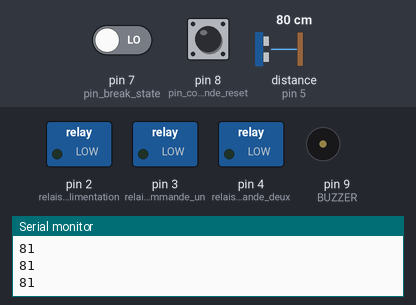
This sketch was run on a simulated Arduino Uno, built with avr-gcc and run on an emulated ATmega328P. Parts: switched loads named in the sketch (green lamp = pin HIGH), buzzer (waves = sounding, pin HIGH), the last lines printed to the serial monitor. Dashed ring = blinking. Inputs (shaded band) come from the test bench; at power-on: distance to the obstacle (sensor on pin 5) 80 cm, pin 8 (pin_commande_reset) LOW, pin 7 (pin_break_state) LOW. The echo pulse lasts 58.3 µs per cm.

Above: at 1.2 s.
1.3 s: distance to the obstacle (sensor on pin 5) set to 54 cm
2.8 s: distance to the obstacle (sensor on pin 5) set to 45 cm
At 3.6 s:
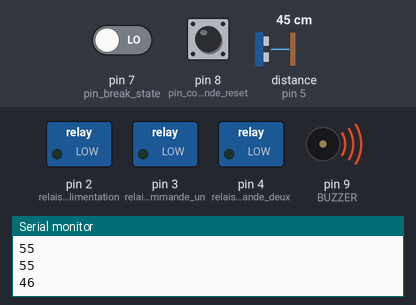
5.8 s: distance to the obstacle (sensor on pin 5) set to 34 cm
8.2 s: distance to the obstacle (sensor on pin 5) set to 27 cm
At 9.4 s:
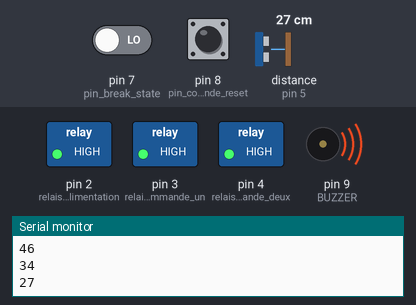
11.2 s: pin 8 (pin_commande_reset) pulled HIGH for 1 s
14.7 s: distance to the obstacle (sensor on pin 5) set to 12 cm
17.7 s: distance to the obstacle (sensor on pin 5) set to 9 cm
At 18.4 s:
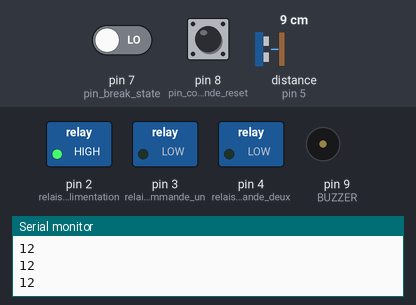
At 18.9 s:
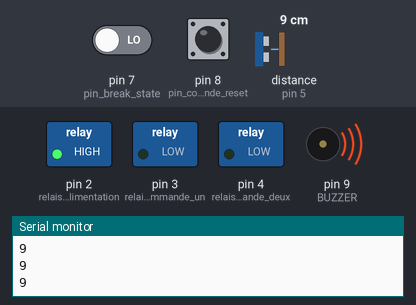
Timing chart, 0 to 20.7 s (numbered marks = the images above; inputs shaded):
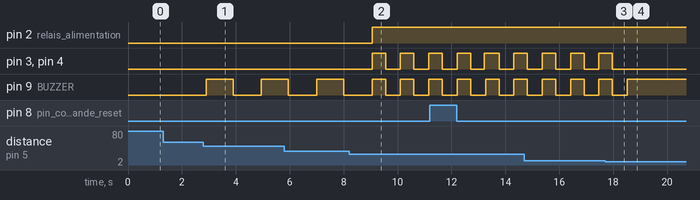

Measured:
- the behaviour switches between 50 and 49 cm on distance to the obstacle (sensor on pin 5) (found by bisection; images 0 and 1)
- the behaviour switches between 31 and 30 cm on distance to the obstacle (sensor on pin 5) (found by bisection; images 1 and 2)
- the behaviour switches between 11 and 10 cm on distance to the obstacle (sensor on pin 5) (found by bisection; images 2 and 3)
- after the input at 2.8 s, pin 9 (BUZZER): LOW → HIGH after 0.10 s, → LOW 1.0 s later, → HIGH 1.1 s later
- after the input at 8.2 s, pin 2 (relais_alimentation): LOW → HIGH after 0.85 s; pin 3 (relais_commande_un), pin 4 (relais_commande_deux): alternates HIGH for 0.50 s and LOW for 0.55 s, starting after 0.85 s
- after the input at 17.7 s, pin 3 (relais_commande_un), pin 4 (relais_commande_deux): goes on until 18.0 s, then stays LOW; pin 9 (BUZZER): goes on until 18.5 s, then stays HIGH

The sketch:

freinage_voiture_automatique_delay.ino
```cpp
//VATSU-tech
/*
PREREQUIS:
- 1 capteur ultason : pour mesurer la distatnce
- 1 moteur : pour controler le levie de frein
- 1 buzzer : pour le signalement sonor
- 2 bouton poussoir(ou systeme de contact): pour savoir quand le levier est a son etat normal
                                            et pouvoir reinitialiser tout le programme
- 3 realis de contatct : pour commander les broches du moteur et l'alimentation

FONCTIONNEMENT :
  - le programme va continuelement tester si on est dans la plage ou le systeme doit
    commencer a fonctionner, si il y est le programme vas tester et trouver la
    plage dans la quel on se trouve, et en fonction de celle ci on peut
    lancer au conducteur un avertissement, freinner la voiture a interval definie ou
    freiner totalement et arreter la voiture.

  - apres l'execution du programme on peut appuyer sur le bouton poussoir (systeme de contact)
    pour reinitialiser le programme a zero

NOTA BENE : la position initial du relais doit etre pour le sens horlogique(abaisser le levier de frein)
            c'est seulement une fois ce relais enclacher que le moteur tourne dans le sens antihorlogique.

ce code a ete cree pour une version plus simple  du programme et pour etre plus comprehensible pour tout le monde
fait par l'Ir KATSUVA MALAMBO (VATSU)le 14 Janvier 2026
*/
#include <NewPing.h>  //inclure la bibliotheque pour gerer le capteur ultrason

#define zero 0     //definir la valeur zero pour ne pas avoir a se repeter
#define baud 9600  //definir la vitesse d'initialisation du moniteur serie

#define echo_pin 5        //definir le pin 5 pour la broche echo du capteur ultrason
#define trigger_pin 6     //definir le pin 6 pour la broche trigger du capteur ultrason
#define max_distance 200  //definir la distance max que le capteur peut mesurer en cm

#define pin_break_state 7     //definir la broche 7 pour savoir si le levier de frein est a son etat initial ou non
#define pin_commande_reset 8  //definir la broche 8 pour reinitialiser tout le systeme
#define BUZZER 9              //definir la broche 9 pour commander le buzzer

#define relais_commande_un 3    //definir la broche 3 comme commande du relais de la broche un du moteur
#define relais_alimentation 2   //definir la broche 2 comme commande du relais qui controle l'alimentation du moteur
#define relais_commande_deux 4  //definir la broche 4 comme commande du relais de la broche deux du moteur

#define distance_avertissement 50  //definir la distance(en cm) a laquel l'utilisateur doit avoir un avertissement
#define distance_freinage_step 30  //definir la distance(en cm) a laquel la voiture freinne selon un interval definie
#define distance_freinage_stop 10  //definir la distance(en cm) a laquel les freins doivent etre totalement activer pour arreter de force le vehicule

NewPing capteur_ultrason(trigger_pin, echo_pin, max_distance);  //cree l'instance du cateur ultrason

bool avertissement = false;  //declarer la variable booleenne avertissement qui permet d'activer le programme d'avertissement
bool freinage_step = false;  //declarer la variable booleenne freinage_step qui permet d'activer le programme de freinage par interval
bool freinage_stop = false;  //declarer la variable booleennne freinage_stop qui permet d'activer le programme qui arrete le vehicule de force

bool reset_systeme = false;

bool bouton_frein_appui = false;
bool bouton_reset_systeme = false;

unsigned int distance = 0;

void setup() {
  Serial.begin(baud);

  pinMode(pin_break_state, INPUT);
  pinMode(pin_commande_reset, INPUT);
  pinMode(BUZZER, OUTPUT);

  pinMode(relais_commande_un, OUTPUT);
  pinMode(relais_alimentation, OUTPUT);
  pinMode(relais_commande_deux, OUTPUT);
}

void loop() {
  bouton_frein_appui = digitalRead(pin_break_state);
  bouton_reset_systeme = digitalRead(pin_commande_reset);

  distance = capteur_ultrason.ping_cm();
  Serial.println(distance);
  delay(50);

  if (bouton_frein_appui == true) {
    digitalWrite(BUZZER, false);
    digitalWrite(relais_alimentation, false);
  } else {

    if ((distance <= distance_avertissement) && (distance > 0) && (distance != 0)) {
      if ((distance <= distance_avertissement) && (distance > distance_freinage_step)) {
        digitalWrite(relais_alimentation, false);
        digitalWrite(BUZZER, true);
        delay(1000);
        digitalWrite(BUZZER, false);
        delay(1000);
      } else if ((distance <= distance_freinage_step) && (distance > distance_freinage_stop)) {
        digitalWrite(BUZZER, true);
        digitalWrite(relais_alimentation, true);
        digitalWrite(relais_commande_un, true);
        digitalWrite(relais_commande_deux, true);
        delay(500);
        digitalWrite(BUZZER, false);
        digitalWrite(relais_commande_un, false);
        digitalWrite(relais_commande_deux, false);
        delay(500);

      } else if ((distance <= distance_freinage_stop) && (distance > zero)) {
        digitalWrite(BUZZER, true);
        digitalWrite(relais_alimentation, true);
        digitalWrite(relais_commande_un, false);
        digitalWrite(relais_commande_deux, false);
      }

    } else {
      digitalWrite(BUZZER, false);
      digitalWrite(relais_commande_un, false);
      digitalWrite(relais_alimentation, false);
      digitalWrite(relais_commande_deux, false);
    }

    if (bouton_reset_systeme == true) {
      if (bouton_frein_appui == false) {
        digitalWrite(relais_alimentation, true);
        digitalWrite(relais_commande_un, true);
        digitalWrite(relais_commande_deux, true);
      } else {
        digitalWrite(relais_commande_un, false);
        digitalWrite(relais_alimentation, false);
        digitalWrite(relais_commande_deux, false);
      }
    }
  }
}
```
